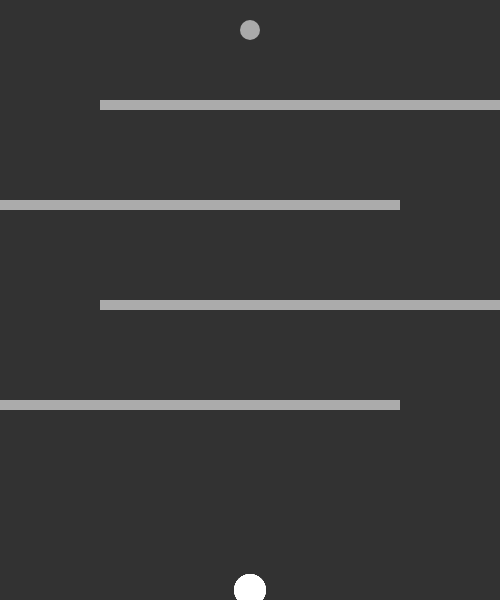
Frame 1 (no input)
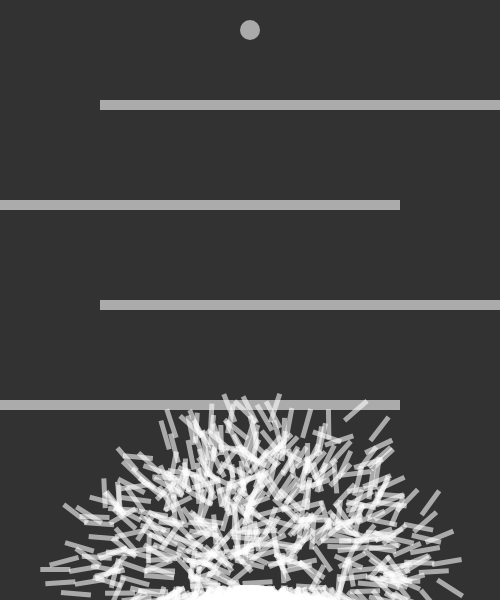
Frame 60 (no input)
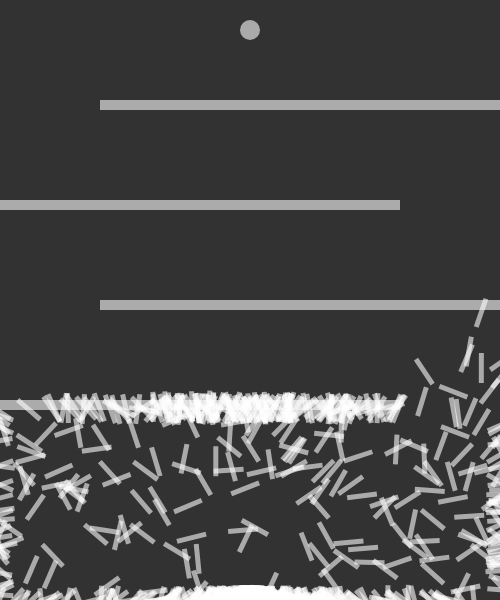
Frame 120 (the mouse pressed at the canvas centre since frame 60)

The p5.js sketch that drew these frames (run headless with seeded random() and noise() and a simulated clock; from frame 60 on, the mouse is pressed at the canvas centre):

// p5.js sketch
// ── sketch.js
var rockets = [];
var count = 0;
var alvo;
var scr, inputs;
var pool = [];
var geracao = 1;
var totalR = 1000;
var totalTicks = 900;
var bars = [];
var barW = 200;
var barH = 10;
var mutf = 0.01;
var velocity = 0.6;
var actives = totalR;
function setup() {
    createCanvas(500,600);
    newGen();
    alvo = createVector(width/2, 30);
    scr = createP();
    //inputs = createP();
    bars.push([createVector(0,400), 25]);
    bars.push([createVector(200,400), 25]);
    bars.push([createVector(300,300), 30]);
    bars.push([createVector(100,300), 30]);
    bars.push([createVector(0,200), 20]);
    bars.push([createVector(200,200), 20]);
    bars.push([createVector(300,100), 10]);
    bars.push([createVector(100,100), 10]);
}

function newGen(){
    count = 0;
    for(var i=0; i< totalR; i++){
        rockets[i] = new Rocket();
    }
}
function draw() {
    background(50);
    noStroke();
    fill(255, 150);
    ellipse(alvo.x,alvo.y,20,20);
    for(var i=0; i< bars.length; i++){
        rect(bars[i][0].x, bars[i][0].y, barW, barH);
        //text(bars[i][1], bars[i][0].x,bars[i][0].y-10);
    }
    //actives = totalTicks;
    for(var i=0; i< totalR; i++){
        rockets[i].update();
        rockets[i].draw();
    }
    count++;

    scr.html(count + "<br>Geracao: "+geracao + "<br>Ativos: "+actives);
    if(count == totalTicks || actives == 0){
        evaluate();
    
        selection();
        count=0;
    }
}

function evaluate(){
    actives = totalR;
    pool = [];
    var mfitness = 0;
    for(var i=0; i< rockets.length; i++){
        rockets[i].calcFitness();
        if(mfitness < rockets[i].fitness) mfitness = rockets[i].fitness;
    }
    for(var i=0; i< rockets.length; i++){
        rockets[i].fitness/=mfitness;
    }
    for(var i=0; i< rockets.length; i++){
        var n = rockets[i].fitness*100;
        //console.log(n);
        //text(n, rockets[i].pos.x, rockets[i].pos.y);
        for(var j=0; j < n; j++){
            pool.push(rockets[i]);
        }

    }
    //console.log(pool);
    geracao++;
}
function selection(){
    var newR = [];
    for(var i=0;i<this.rockets.length;i++){
        var A = random(this.pool).dna;
        var B = random(this.pool).dna;
        var child = A.cross(B);
        child.mutation();
        newR[i] = new Rocket(child);
    }
    // inputs.html(
    //     "<textarea>"+
    //     newR+
    //     "</textarea>"
    // );
    rockets = newR;
}
function DNA(new_genes){
    if(new_genes)
        this.genes = new_genes;
    else{
        this.genes = [];
        for(var i = 0; i<totalTicks; i++){
            this.genes[i] = p5.Vector.random2D();
            this.genes[i].setMag(velocity);
        }
    }
    this.cross = function(parent){
        var new_genes = [];
        var m = floor(random(this.genes.length));
        for(var i = 0; i< this.genes.length; i++){
            if(i<m)
                new_genes[i] = this.genes[i];
            else
                new_genes[i] = parent.genes[i];
        } 
        return new DNA(new_genes);
    }
    this.mutation = function(){
        for(var i=0;i<this.genes.length;i++){
            if(random(1) < mutf){
                this.genes[i] = p5.Vector.random2D();
                this.genes[i].setMag(velocity);
                //console.log("Mutacao: Geracao ", geracao, ", Gene ", i);
            }
        }
    }
}
var maxTimeFit = 0;
function Rocket(new_dna){
    this.pos = createVector(width/2,height-10);
    this.acc = createVector();
    this.vel = createVector(0,0);
    this.time = 0;
    if(!new_dna)
        this.dna = new DNA();
    else this.dna = new_dna;
    this.completed = false;
    this.active = true;
    this.fitness = 0;
    this.fitDec = 100;
    this.calcFitness = function(){
        var d =  dist(alvo.x, alvo.y, this.pos.x, this.pos.y);
        this.fitness = map(d, 0, width, width, 0);
        var mf = 30*this.time/totalTicks;
        if(this.completed) this.fitness *= mf > 10 ? mf : 10;
        if(!this.active) this.fitness/=this.fitDec;
    }

    this.update = function(){

        if(!this.active || this.completed) return;
        var d = dist(this.pos.x, this.pos.y, alvo.x, alvo.y);
         if (d < 20) {
          this.completed = true;
          this.time = totalTicks-count;
          this.pos = alvo.copy();
        }
        this.acc.add(this.dna.genes[count]);
        this.vel.add(this.acc);
        this.pos.add(this.vel);
        this.acc.mult(0);
        this.vel.limit(4);
        if(this.pos.x > width || this.pos.x < 0)
            this.active = false;
        if(this.pos.y > height || this.pos.y < 0)
            this.active = false;
        for(var i=0; i< bars.length; i++){
            if(this.pos.x > bars[i][0].x && this.pos.x < bars[i][0].x + barW
            && this.pos.y > bars[i][0].y && this.pos.y < bars[i][0].y + barH)this.active = false, this.fitDec = bars[i][1];
        }
        if(!this.active || this.completed) actives--;
    }

    this.draw = function(){
        push();
        translate(this.pos.x, this.pos.y);
        fill(255, 150);
		rotate(this.vel.heading());
        rectMode(CENTER);
        rect(0,0, 30, 5);
        translate(-this.pos.x, -this.pos.y);
        pop();
    }
}
